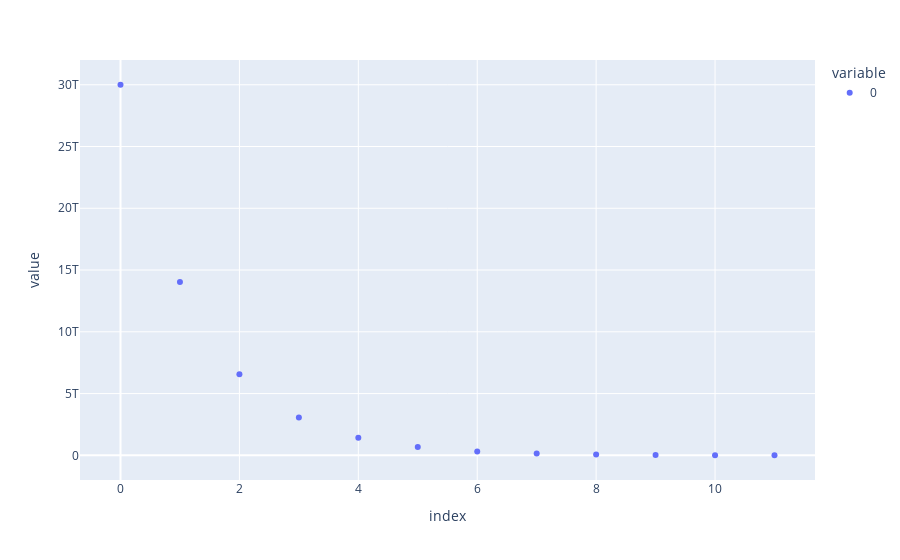

The cell this chart's notebook holds for it:
### Code cell
def my_transformed_geomspace(start, stop, num):
    # Generate a "standard" geometric sequence
    seq = np.geomspace(start, stop, num)
    # Apply the transformation function
    seq = seq
    # Scale and shift to match the desired start and stop values
    scale_factor = (stop - start) / (seq[-1] - seq[0])
    shifted_seq = (seq - seq[0]) * scale_factor + start
    return shifted_seq
px.scatter(my_transformed_geomspace(d2,d3,12))

### Figure 1 — Plotly figure (JSON) as saved in the notebook; plotly's stock layout.template omitted (floating-point values rounded to 4 significant figures)
{"data": [{"hovertemplate": "variable=0<br>index=%{x}<br>value=%{y}<extra></extra>", "legendgroup": "0", "marker": {"color": "#636efa", "symbol": "circle"}, "mode": "markers", "name": "0", "orientation": "v", "showlegend": true, "type": "scatter", "x": [0, 1, 2, 3, 4, 5, 6, 7, 8, 9, 10, 11], "xaxis": "x", "y": [30000000000000, 14030000000000.0, 6558000000000.0, 3066000000000.0, 1433000000000.0, 670200000000.0, 313300000000.0, 146500000000.0, 68490000000.0, 32020000000.0, 14970000000.0, 7000000000], "yaxis": "y"}], "layout": {"legend": {"title": {"text": "variable"}, "tracegroupgap": 0}, "margin": {"t": 60}, "xaxis": {"anchor": "y", "domain": [0, 1], "title": {"text": "index"}}, "yaxis": {"anchor": "x", "domain": [0, 1], "title": {"text": "value"}}}}
